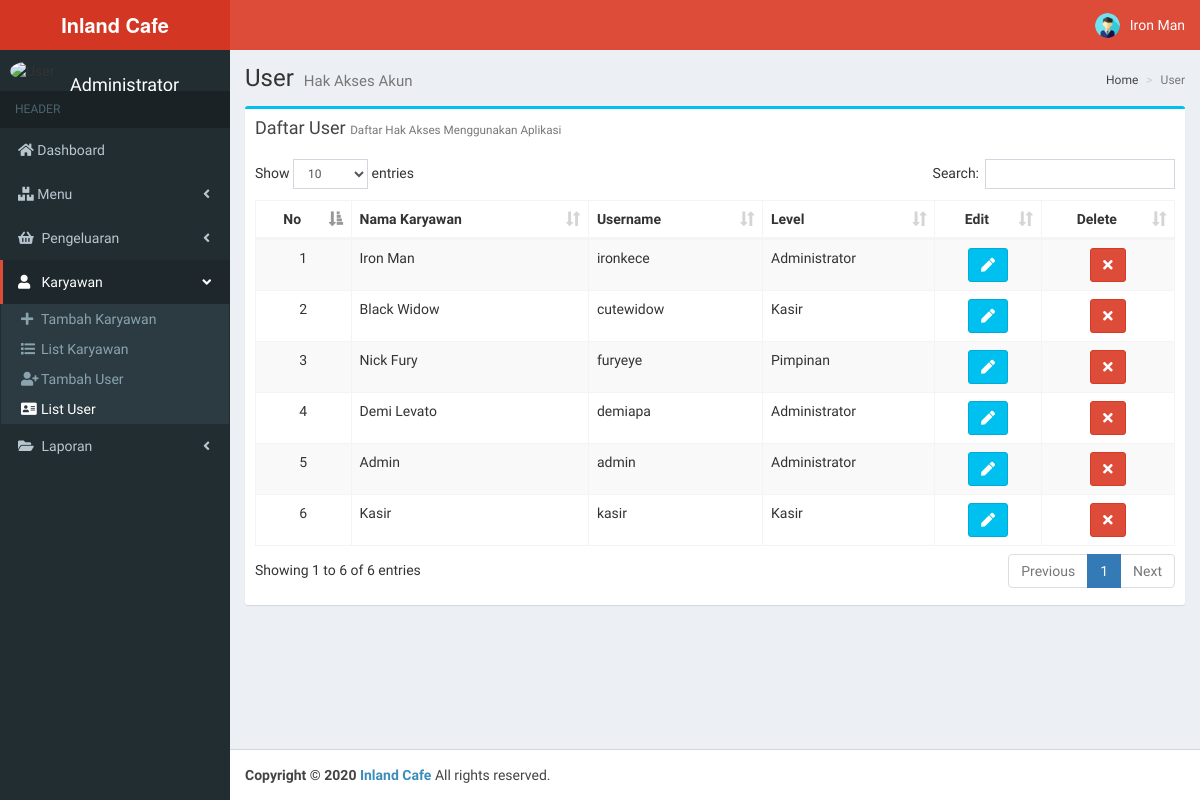
Page /admin/karyawan/list_user.php (signed in) on the committed database.
### tables this page shows
CREATE TABLE `tbl_pegawai` (
  `id_pegawai` int(11) NOT NULL,
  `nama_pegawai` varchar(50) NOT NULL,
  `alamat_pegawai` text NOT NULL,
  `kontak_pegawai` varchar(14) NOT NULL,
  `posisi_pegawai` varchar(50) NOT NULL,
  `logs` int(11) NOT NULL
);

CREATE TABLE `tbl_user` (
  `id_user` int(11) NOT NULL,
  `id_pegawai` int(11) NOT NULL,
  `username_user` varchar(50) NOT NULL,
  `password_user` varchar(50) NOT NULL,
  `role_user` varchar(10) NOT NULL,
  `logs` int(11) NOT NULL
);

### admin/models/Karyawans.php (called while the page is built, shortened)
<?php
    class Karyawan
    {
        private $conn;
        public function __construct($db)
        {
            $this->conn = $db;
        }
        function readKaryawan($id_pegawai)
        {
            $query = "SELECT * FROM tbl_pegawai WHERE id_pegawai = :id_pegawai";
            $stmt = $this->conn->prepare($query);
            $stmt->execute(array('id_pegawai' => $id_pegawai));
            return $stmt;
        }
    }

### admin/karyawan/list_user.php (the view, shortened to what this page needs)
<?php
  $page_header = "karyawan";
  $page_li = "list_user";
 include '../header.php';
 include '../sidebar.php';
?>
  <div class="content-wrapper">
    <section class="content-header">
      <h1>
        User
        <small>Hak Akses Akun</small>
      </h1>
      <ol class="breadcrumb">
        <li><a href="#"><i class="fa fa-dashboard"></i> Home</a></li>
        <li class="active">User</li>
      </ol>
    </section>
	<section class="content">
	      <div class="row">
	        <div class="col-md-12">
	          <div class="box box-info">
	            <div class="box-header">
	              <h3 class="box-title">Daftar User
	                <small>Daftar Hak Akses Menggunakan Aplikasi</small>
	              </h3>
	            </div>
	            <div class="box-body pad">
	             <table id="example" class="table table-striped table-bordered dt-responsive" cellspacing="0" width="100%">
                <thead>
                    <tr>
                        <th style='text-align: center;'>No</th>
                    	 <th>Nama Karyawan</th>
                        <th>Username</th>
                        <th>Level</th>
                        <th style='text-align: center;'>Edit</th>
                        <th style='text-align: center;'>Delete</th>
                    </tr>
                </thead>
                <tbody>
                  <?php
                    $sql = "SELECT * FROM tbl_user";
                    $no = 1;
                    $run_sql = mysqli_query($conn,$sql);
                      while($rows = mysqli_fetch_assoc($run_sql)){
                        $sql2 = "SELECT nama_pegawai FROM tbl_pegawai WHERE id_pegawai='$rows[id_pegawai]'";
		                    $run_sql2 = mysqli_query($conn,$sql2);
		                    $rows2 = mysqli_fetch_assoc($run_sql2);
                        if ($rows['role_user']== 'Admin') {
                          $level_ = 'Administrator';
                        } else if ($rows['role_user']== 'Kasir') {
                          $level_ = 'Kasir';
                        } else{
                          $level_ = 'Pimpinan';
                        }
                        echo "
                            <tr>
                              <td style='text-align: center;'>".$no."</td>
                              <td>$rows2[nama_pegawai]</td>
                              <td>$rows[username_user]</td>
                              <td>$level_</td>
                              <td style='text-align: center;'><a href='update_user.php?id=$rows[id_user]' class='btn btn-info'><span class='fa fa-pen'></span></a></td>
                              <td style='text-align: center;'><a href='delete_user.php?id=$rows[id_user]' class='btn btn-danger'><span class='fa fa-times'></span></a></td>
                            </tr>
                        ";
                        $no++;
                      }
                    ?>
                  </tbody>
                </table>
	            </div>
	          </div>
	       </div>
       </div>
	</section>
</div>
<?php
    include '../footer.php';
?>

### admin/sidebar.php (shortened to what this page needs)
<?php
  include_once 'models/Karyawans.php';
  $database = new Database();
  $db = $database->connect();
  $peg = new Karyawan($db);
  $result = $peg->readKaryawan($_SESSION['id_peg']);
  $row = $result->fetch(PDO::FETCH_ASSOC);
?>
<header class="main-header">
  <a href="/cafe/admin/index.php" class="logo">
    <span class="logo-lg"><b>Inland Cafe</b></span>
  </a>
  <nav class="navbar navbar-static-top" role="navigation">
    <a href="#" class="sidebar-toggle" data-toggle="offcanvas" role="button">
    </a>
    <div class="navbar-custom-menu">
      <ul class="nav navbar-nav">
        <li class="dropdown user user-menu">
          <a href="#" class="dropdown-toggle" data-toggle="dropdown">
            <img src="/cafe/dist/img/user2-160x160.png" class="user-image" alt="User Image">
            <?php
            echo "<span class='hidden-xs'>".$row['nama_pegawai']."</span>";
            ?>
          </a>
          </li>
        </ul>
      </div>
    </nav>
  </header>
  <aside class="main-sidebar">
    <section class="sidebar">
      <div class="user-panel">
        <div class="pull-left image">
          <img src="/cafe/admin/Golden_logo.png" class="img-circle" alt="User Image">
        </div>
        <div class="pull-left info">
          <h4>Administrator</h4>
        </div>
      </div>
      <ul class="sidebar-menu">
        <li class="header">HEADER</li>
        <li class='<?php if($page_header=="index"){echo "active";} ?>'><a href="/cafe/admin/index.php"><i class="fas fa-home"></i> <span> Dashboard</span></a></li>
        <li class='treeview <?php if($page_header=="menu"){echo "active";} ?>'>
          <a href=""><i class="fas fa-boxes"></i><span> Menu</span>
            <span class="pull-right-container">
              <i class="fa fa-angle-left pull-right"></i>
            </span>
          </a>
        </li>
        <li class='treeview <?php if($page_header=="pengeluaran"){echo "active";} ?>' >
          <a href="#"><i class="fa fa-shopping-basket"></i> <span>Pengeluaran</span>
            <span class="pull-right-container">
              <i class="fa fa-angle-left pull-right"></i>
            </span>
          </a>
        </li>
        <li class="treeview <?php if($page_header=="karyawan"){echo "active";} ?>">
          <a href="#"><i class="fa fa-user"></i> <span> Karyawan</span>
            <span class="pull-right-container">
              <i class="fa fa-angle-left pull-right"></i>
            </span>
          </a>
          <ul class="treeview-menu">
            <li class='<?php if($page_li=="tambah_karyawan"){echo "active";} ?>'><a href="/cafe/admin/karyawan/new_karyawan.php"> <i class="fa fa-plus"></i>Tambah Karyawan</a></li>
            <li class='<?php if($page_li=="list_karyawan"){echo "active";} ?>'><a href="/cafe/admin/karyawan/list_karyawan.php"><i class="fa fa-list"></i>List Karyawan</a></li>
            <li class='<?php if($page_li=="tambah_user"){echo "active";} ?>'><a href="/cafe/admin/karyawan/new_user.php"> <i class="fa fa-user-plus"></i>Tambah User</a></li>
            <li class='<?php if($page_li=="list_user"){echo "active";} ?>'><a href="/cafe/admin/karyawan/list_user.php"><i class="fa fa-address-card"></i>List User</a></li>
          </ul>
        </li>
        <li class='treeview <?php if($page_header=="laporan"){echo "active";} ?>'>
          <a href="#"><i class="fa fa-folder-open"></i><span> Laporan</span>
            <span class="pull-right-container">
              <i class="fa fa-angle-left pull-right"></i>
            </span>
          </a>
            </li>
          </ul>
    </section>
</aside>

### rows in the picture
tbl_pegawai: nama_pegawai "Iron Man"
tbl_user: id_pegawai.nama_pegawai "Iron Man", username_user "ironkece", role_user "Administrator"
tbl_user: id_pegawai.nama_pegawai "Black Widow", username_user "cutewidow", role_user "Kasir"
tbl_user: id_pegawai.nama_pegawai "Nick Fury", username_user "furyeye", role_user "Pimpinan"
tbl_user: id_pegawai.nama_pegawai "Demi Levato", username_user "demiapa", role_user "Administrator"
tbl_user: id_pegawai.nama_pegawai "Admin", username_user "admin", role_user "Administrator"
tbl_user: id_pegawai.nama_pegawai "Kasir", username_user "kasir", role_user "Kasir"
